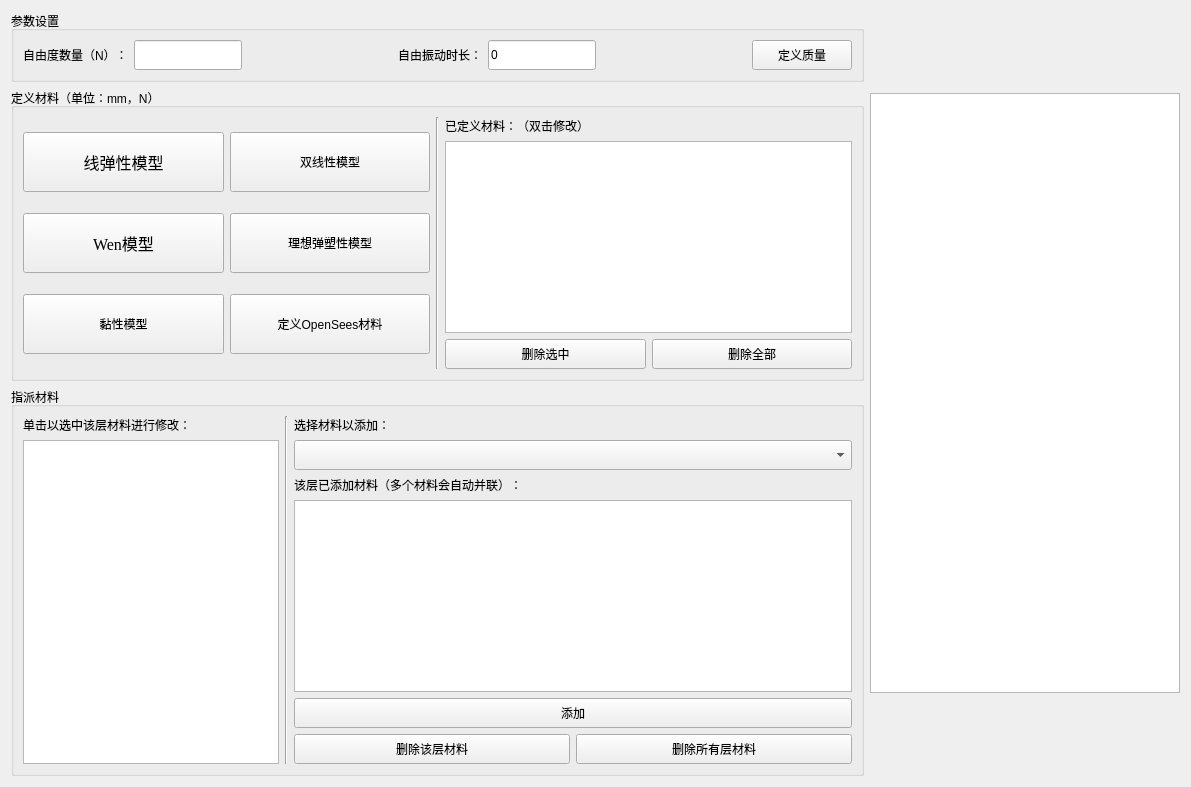
      <widget class="QWidget" name="tab_2">
       <attribute name="title">
        <string>模型定义</string>
       </attribute>
       <layout class="QHBoxLayout" name="horizontalLayout_9">
        <item>
         <layout class="QHBoxLayout" name="horizontalLayout_8">
          <item>
           <layout class="QVBoxLayout" name="verticalLayout_10">
            <item>
             <widget class="QGroupBox" name="groupBox_3">
              <property name="title">
               <string>参数设置</string>
              </property>
              <layout class="QHBoxLayout" name="horizontalLayout_4" stretch="0,0,0,0,0,0,0">
               <item>
                <widget class="QLabel" name="label_10">
                 <property name="text">
                  <string>自由度数量（N）：</string>
                 </property>
                </widget>
               </item>
               <item>
                <widget class="QLineEdit" name="lineEdit_2">
                 <property name="minimumSize">
                  <size>
                   <width>0</width>
                   <height>30</height>
                  </size>
                 </property>
                </widget>
               </item>
               <item>
                <spacer name="horizontalSpacer_11">
                 <property name="orientation">
                  <enum>Qt::Horizontal</enum>
                 </property>
                 <property name="sizeHint" stdset="0">
                  <size>
                   <width>150</width>
                   <height>20</height>
                  </size>
                 </property>
                </spacer>
               </item>
               <item>
                <widget class="QLabel" name="label_13">
                 <property name="text">
                  <string>自由振动时长：</string>
                 </property>
                </widget>
               </item>
               <item>
                <widget class="QLineEdit" name="lineEdit_6">
                 <property name="minimumSize">
                  <size>
                   <width>0</width>
                   <height>30</height>
                  </size>
                 </property>
                 <property name="text">
                  <string>0</string>
                 </property>
                </widget>
               </item>
               <item>
                <spacer name="horizontalSpacer_12">
                 <property name="orientation">
                  <enum>Qt::Horizontal</enum>
                 </property>
                 <property name="sizeHint" stdset="0">
                  <size>
                   <width>150</width>
                   <height>20</height>
                  </size>
                 </property>
                </spacer>
               </item>
               <item>
                <widget class="QPushButton" name="pushButton_14">
                 <property name="minimumSize">
                  <size>
                   <width>100</width>
                   <height>30</height>
                  </size>
                 </property>
                 <property name="text">
                  <string>定义质量</string>
                 </property>
                </widget>
               </item>
              </layout>
             </widget>
            </item>
            <item>
             <widget class="QGroupBox" name="groupBox_2">
              <property name="title">
               <string>定义材料（单位：mm，N）</string>
              </property>
              <layout class="QHBoxLayout" name="horizontalLayout_3" stretch="3,0,3">
               <item>
                <layout class="QGridLayout" name="gridLayout_2" columnminimumwidth="1,1">
                 <item row="0" column="0">
                  <widget class="QPushButton" name="pushButton_9">
                   <property name="minimumSize">
                    <size>
                     <width>0</width>
                     <height>60</height>
                    </size>
                   </property>
                   <property name="maximumSize">
                    <size>
                     <width>211</width>
                     <height>16777215</height>
                    </size>
                   </property>
                   <property name="font">
                    <font>
                     <family>Times New Roman</family>
                     <pointsize>12</pointsize>
                    </font>
                   </property>
                   <property name="text">
                    <string>线弹性模型</string>
                   </property>
                  </widget>
                 </item>
                 <item row="0" column="1">
                  <widget class="QPushButton" name="pushButton_7">
                   <property name="minimumSize">
                    <size>
                     <width>0</width>
                     <height>60</height>
                    </size>
                   </property>
                   <property name="maximumSize">
                    <size>
                     <width>211</width>
                     <height>16777215</height>
                    </size>
                   </property>
                   <property name="text">
                    <string>双线性模型</string>
                   </property>
                  </widget>
                 </item>
                 <item row="1" column="0">
                  <widget class="QPushButton" name="pushButton_8">
                   <property name="minimumSize">
                    <size>
                     <width>0</width>
                     <height>60</height>
                    </size>
                   </property>
                   <property name="font">
                    <font>
                     <family>Times New Roman</family>
                     <pointsize>12</pointsize>
                    </font>
                   </property>
                   <property name="text">
                    <string>Wen模型</string>
                   </property>
                  </widget>
                 </item>
                 <item row="1" column="1">
                  <widget class="QPushButton" name="pushButton_6">
                   <property name="minimumSize">
                    <size>
                     <width>0</width>
                     <height>60</height>
                    </size>
                   </property>
                   <property name="text">
                    <string>理想弹塑性模型</string>
                   </property>
                  </widget>
                 </item>
                 <item row="2" column="0">
                  <widget class="QPushButton" name="pushButton_10">
                   <property name="minimumSize">
                    <size>
                     <width>0</width>
                     <height>60</height>
                    </size>
                   </property>
                   <property name="text">
                    <string>黏性模型</string>
                   </property>
                  </widget>
                 </item>
                 <item row="2" column="1">
                  <widget class="QPushButton" name="pushButton_11">
                   <property name="minimumSize">
                    <size>
                     <width>0</width>
                     <height>60</height>
                    </size>
                   </property>
                   <property name="text">
                    <string>定义OpenSees材料</string>
                   </property>
                  </widget>
                 </item>
                </layout>
               </item>
               <item>
                <widget class="Line" name="line_4">
                 <property name="orientation">
                  <enum>Qt::Vertical</enum>
                 </property>
                </widget>
               </item>
               <item>
                <layout class="QVBoxLayout" name="verticalLayout_7">
                 <item>
                  <widget class="QLabel" name="label_17">
                   <property name="text">
                    <string>已定义材料：（双击修改）</string>
                   </property>
                  </widget>
                 </item>
                 <item>
                  <widget class="QListWidget" name="listWidget_2"/>
                 </item>
                 <item>
                  <layout class="QHBoxLayout" name="horizontalLayout">
                   <item>
                    <widget class="QPushButton" name="pushButton_12">
                     <property name="minimumSize">
                      <size>
                       <width>0</width>
                       <height>30</height>
                      </size>
                     </property>
                     <property name="text">
                      <string>删除选中</string>
                     </property>
                    </widget>
                   </item>
                   <item>
                    <widget class="QPushButton" name="pushButton_13">
                     <property name="minimumSize">
                      <size>
                       <width>0</width>
                       <height>30</height>
                      </size>
                     </property>
                     <property name="text">
                      <string>删除全部</string>
                     </property>
                    </widget>
                   </item>
                  </layout>
                 </item>
                </layout>
               </item>
              </layout>
             </widget>
            </item>
            <item>
             <widget class="QGroupBox" name="groupBox_4">
              <property name="title">
               <string>指派材料</string>
              </property>
              <layout class="QHBoxLayout" name="horizontalLayout_7" stretch="0,0,1">
               <item>
                <layout class="QVBoxLayout" name="verticalLayout_8">
                 <item>
                  <widget class="QLabel" name="label_14">
                   <property name="text">
                    <string>单击以选中该层材料进行修改：</string>
                   </property>
                  </widget>
                 </item>
                 <item>
                  <widget class="QListWidget" name="listWidget_3"/>
                 </item>
                </layout>
               </item>
               <item>
                <widget class="Line" name="line_3">
                 <property name="orientation">
                  <enum>Qt::Vertical</enum>
                 </property>
                </widget>
               </item>
               <item>
                <layout class="QVBoxLayout" name="verticalLayout_9">
                 <item>
                  <widget class="QLabel" name="label_15">
                   <property name="text">
                    <string>选择材料以添加：</string>
                   </property>
                  </widget>
                 </item>
                 <item>
                  <widget class="QComboBox" name="comboBox_2">
                   <property name="minimumSize">
                    <size>
                     <width>0</width>
                     <height>30</height>
                    </size>
                   </property>
                  </widget>
                 </item>
                 <item>
                  <widget class="QLabel" name="label_16">
                   <property name="text">
                    <string>该层已添加材料（多个材料会自动并联）：</string>
                   </property>
                  </widget>
                 </item>
                 <item>
                  <widget class="QTextBrowser" name="textBrowser"/>
                 </item>
                 <item>
                  <widget class="QPushButton" name="pushButton_17">
                   <property name="minimumSize">
                    <size>
                     <width>0</width>
                     <height>30</height>
                    </size>
                   </property>
                   <property name="text">
                    <string>添加</string>
                   </property>
                  </widget>
                 </item>
                 <item>
                  <layout class="QHBoxLayout" name="horizontalLayout_6">
                   <item>
                    <widget class="QPushButton" name="pushButton_15">
                     <property name="minimumSize">
                      <size>
                       <width>0</width>
                       <height>30</height>
                      </size>
                     </property>
                     <property name="text">
                      <string>删除该层材料</string>
                     </property>
                    </widget>
                   </item>
                   <item>
                    <widget class="QPushButton" name="pushButton_16">
                     <property name="minimumSize">
                      <size>
                       <width>0</width>
                       <height>30</height>
                      </size>
                     </property>
                     <property name="text">
                      <string>删除所有层材料</string>
                     </property>
                    </widget>
                   </item>
                  </layout>
                 </item>
                </layout>
               </item>
              </layout>
             </widget>
            </item>
           </layout>
          </item>
          <item>
           <widget class="QGraphicsView" name="graphicsView_2">
            <property name="minimumSize">
             <size>
              <width>310</width>
              <height>600</height>
             </size>
            </property>
            <property name="maximumSize">
             <size>
              <width>310</width>
              <height>600</height>
             </size>
            </property>
            <property name="styleSheet">
             <string notr="true">border-image: url(:/插图/MDOF示意图.png);</string>
            </property>
           </widget>
          </item>
         </layout>
        </item>
       </layout>
      </widget>
